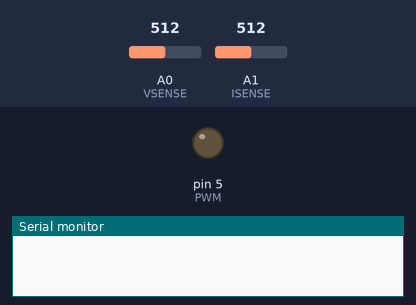
The sketch below on a simulated Arduino Uno, built for the host (arithmetic inside an expression is 32-bit, double 64-bit). Shown: output pins drawn as LEDs (lit = HIGH), the last lines printed to the serial monitor. The inputs (shaded band) are chosen by the test bench; at power-on: A1 (ISENSE) = 512, A0 (VSENSE) = 512.

Above: at 0.0 s.
At 3.7 s:
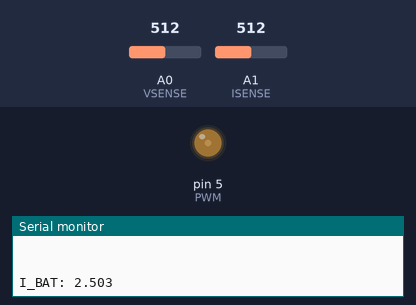
3.8 s: A1 (ISENSE) set to 114
5.4 s: A1 (ISENSE) set to 98
At 27.25 s:
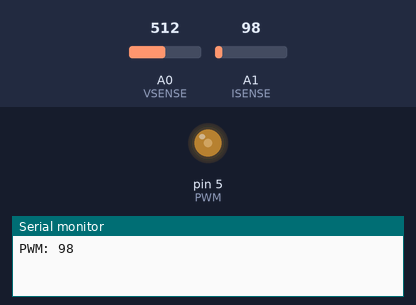
Timing chart, 0 to 42.8 s (numbered marks = the images above; inputs shaded):
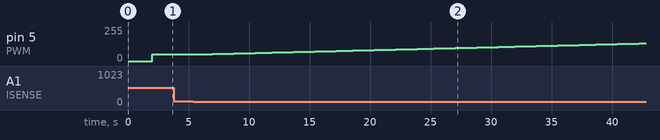

Measured:
- the behaviour switches between 103 and 102 on A1 (ISENSE) (found by bisection; images 1 and 2)
- after the input at 5.4 s, pin 5 (PWM): moves from 50/255 to 133/255 over 36.6 s, starting after 0.66 s

The sketch:

ARDUINO_Cargador_de_Bateria_de_GEL_PWM.ino
```cpp
//-----------------------------------------------------------
//Pines del Arduino
//-----------------------------------------------------------
#define VSENSE A0
#define ISENSE A1
#define PWM 5
//-----------------------------------------------------------
//Variables y Constantes de ADC
//-----------------------------------------------------------
#define MUESTRAS 200
int RawValue= 0;
int ADCvRef = 0;
//-----------------------------------------------------------
//Variables y Constantes de Medicion de Corriente
//-----------------------------------------------------------
#define I_MAX 0.5
double tensionAmp = 0;
double amperes = 0;
int i = 0;
float corriente = 0;
float r_shunt = 1.0;
//-----------------------------------------------------------
//Variables y Constantes de PWM
//-----------------------------------------------------------
int valorPWM = 0;
//-----------------------------------------------------------
//Variables y Constantes de Medicion de Tension
//-----------------------------------------------------------
#define V_MAX 14.4
double volts = 0;
double tensionBAT = 0;
float tension = 0;
float divisor = 0.312;
float v_diodo = 0.5;
float v_shunt = 0;
//-----------------------------------------------------------
//Funcion Setup de Configuracion
//-----------------------------------------------------------
void setup(){
   Serial.begin(9600);
   ADCvRef = vRefADC();
   Serial.print("Tension de Alimentacion:  ");
   Serial.print(ADCvRef);
   Serial.println(" mV");
   delay(2000);
   pinMode(PWM, OUTPUT);
   valorPWM=50;
   analogWrite(PWM, valorPWM);
   delay(500);
}
//-----------------------------------------------------------
//Funcion Retetitiva
//-----------------------------------------------------------
void loop(){
   mideCorrienteCarga();
   Serial.print("I_BAT: ");
   Serial.println(corriente,3);
   mideTensionBat();
   Serial.print("V_BAT: ");
   Serial.println(tension,3);
   ajustaPWMcargador();
   Serial.println(" ");
   Serial.println(" ");
}
//-----------------------------------------------------------
//Funcion de calculo de tension de alimentacion
//-----------------------------------------------------------
int vRefADC(){
   long result;
   ADMUX = _BV(REFS0) | _BV(MUX3) | _BV(MUX2) | _BV(MUX1);
   delay(2);
   ADCSRA |= _BV(ADSC);
   while (bit_is_set(ADCSRA,ADSC));
   result = ADCL;
   result |= ADCH<<8;
   result = 1125300L / result;
   return result;
}
//-----------------------------------------------------------
//Funcion de medicion con el sensor
//-----------------------------------------------------------
float mideCorrienteCarga(){
   amperes = 0;
   for(i=0;i<MUESTRAS;i++){
      RawValue = analogRead(ISENSE);
      tensionAmp = (RawValue / 1023.0) * ADCvRef;
      amperes = amperes + tensionAmp;
      delay(1);
   }
   corriente = ((amperes / MUESTRAS) / 1000.0) / r_shunt;
   return corriente;
}
//-----------------------------------------------------------
//Funcion de medicion de Tension con divisor
//-----------------------------------------------------------
float mideTensionBat(){
   volts = 0;
   for(i=0;i<MUESTRAS;i++){
      RawValue = analogRead(VSENSE);
      tensionBAT = (RawValue / 1023.0) * ADCvRef;
      volts = volts + tensionBAT;
      delay(1);
   }
   tension = (((volts / MUESTRAS) / 1000.0) / divisor) - v_diodo - v_shunt;
   return tension;
}
//-----------------------------------------------------------
//Controla el PWM en funcion de la corriente de carga
//-----------------------------------------------------------
void ajustaPWMcargador(){
   if(corriente < I_MAX){
      if(tension < V_MAX){
         if(valorPWM<255)
            valorPWM++;
         delay(1);
         analogWrite(PWM, valorPWM);
         Serial.print("PWM: ");
         Serial.println(valorPWM);
      }
      else{
         if(valorPWM>0)
            valorPWM--;
         delay(1);
         analogWrite(PWM, valorPWM);
         Serial.print("PWM: ");
         Serial.println(valorPWM);
      }
   }
   else{
      Serial.println("Limite");
   }
}
```
